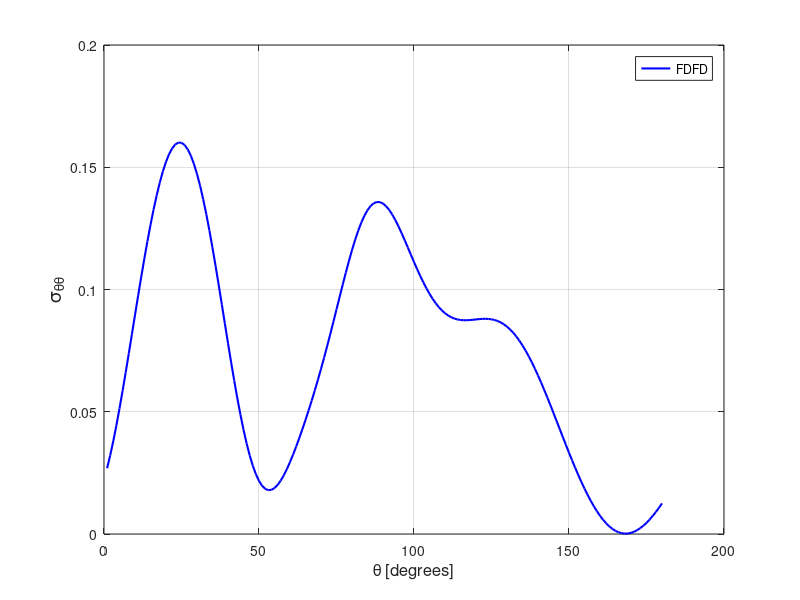

Recreate this plot in MATLAB.
stt = [ 
    1  0.26906492E-01
    2  0.32169852E-01
    3  0.38048882E-01
    4  0.44465769E-01
    5  0.51339399E-01
    6  0.58586251E-01
    7  0.66120297E-01
    8  0.73855720E-01
    9  0.81705131E-01
   10  0.89582086E-01
   11  0.97400285E-01
   12  0.10507590E+00
   13  0.11252639E+00
   14  0.11967286E+00
   15  0.12643962E+00
   16  0.13275400E+00
   17  0.13854916E+00
   18  0.14376228E+00
   19  0.14833638E+00
   20  0.15222095E+00
   21  0.15537189E+00
   22  0.15775155E+00
   23  0.15933119E+00
   24  0.16008855E+00
   25  0.16001044E+00
   26  0.15909287E+00
   27  0.15734035E+00
   28  0.15476765E+00
   29  0.15139863E+00
   30  0.14726651E+00
   31  0.14241505E+00
   32  0.13689834E+00
   33  0.13077846E+00
   34  0.12412787E+00
   35  0.11702662E+00
   36  0.10956339E+00
   37  0.10183187E+00
   38  0.93933336E-01
   39  0.85971162E-01
   40  0.78051135E-01
   41  0.70279114E-01
   42  0.62759154E-01
   43  0.55590332E-01
   44  0.48866201E-01
   45  0.42670391E-01
   46  0.37076581E-01
   47  0.32144487E-01
   48  0.27920077E-01
   49  0.24434350E-01
   50  0.21702148E-01
   51  0.19721486E-01
   52  0.18476356E-01
   53  0.17935922E-01
   54  0.18057398E-01
   55  0.18787883E-01
   56  0.20067548E-01
   57  0.21832649E-01
   58  0.24018135E-01
   59  0.26560767E-01
   60  0.29403049E-01
   61  0.32493331E-01
   62  0.35789844E-01
   63  0.39259717E-01
   64  0.42881303E-01
   65  0.46641286E-01
   66  0.50535146E-01
   67  0.54564975E-01
   68  0.58734681E-01
   69  0.63052237E-01
   70  0.67521423E-01
   71  0.72141759E-01
   72  0.76906957E-01
   73  0.81798613E-01
   74  0.86791903E-01
   75  0.91848083E-01
   76  0.96919112E-01
   77  0.10194738E+00
   78  0.10686689E+00
   79  0.11160830E+00
   80  0.11609799E+00
   81  0.12026401E+00
   82  0.12403807E+00
   83  0.12735878E+00
   84  0.13017473E+00
   85  0.13244525E+00
   86  0.13414344E+00
   87  0.13525651E+00
   88  0.13578559E+00
   89  0.13574569E+00
   90  0.13516492E+00
   91  0.13408239E+00
   92  0.13254717E+00
   93  0.13061523E+00
   94  0.12834737E+00
   95  0.12580758E+00
   96  0.12306155E+00
   97  0.12017295E+00
   98  0.11720235E+00
   99  0.11420784E+00
  100  0.11124160E+00
  101  0.10835038E+00
  102  0.10557386E+00
  103  0.10294700E+00
  104  0.10049683E+00
  105  0.98244905E-01
  106  0.96206628E-01
  107  0.94391547E-01
  108  0.92804618E-01
  109  0.91445044E-01
  110  0.90308055E-01
  111  0.89384884E-01
  112  0.88663012E-01
  113  0.88126585E-01
  114  0.87757386E-01
  115  0.87534115E-01
  116  0.87433942E-01
  117  0.87432064E-01
  118  0.87503001E-01
  119  0.87619908E-01
  120  0.87756149E-01
  121  0.87884374E-01
  122  0.87978691E-01
  123  0.88013157E-01
  124  0.87963834E-01
  125  0.87808080E-01
  126  0.87525740E-01
  127  0.87097898E-01
  128  0.86508699E-01
  129  0.85745484E-01
  130  0.84796973E-01
  131  0.83656505E-01
  132  0.82318716E-01
  133  0.80781825E-01
  134  0.79047017E-01
  135  0.77117898E-01
  136  0.75000316E-01
  137  0.72702929E-01
  138  0.70236489E-01
  139  0.67613132E-01
  140  0.64847663E-01
  141  0.61955296E-01
  142  0.58953371E-01
  143  0.55859596E-01
  144  0.52692737E-01
  145  0.49471926E-01
  146  0.46217334E-01
  147  0.42948108E-01
  148  0.39684560E-01
  149  0.36445964E-01
  150  0.33251539E-01
  151  0.30120187E-01
  152  0.27069842E-01
  153  0.24118127E-01
  154  0.21281583E-01
  155  0.18575627E-01
  156  0.16014921E-01
  157  0.13612860E-01
  158  0.11381558E-01
  159  0.93318392E-02
  160  0.74733719E-02
  161  0.58143227E-02
  162  0.43612448E-02
  163  0.31194503E-02
  164  0.20926662E-02
  165  0.12830128E-02
  166  0.69131103E-03
  167  0.31671539E-03
  168  0.15695897E-03
  169  0.20842536E-03
  170  0.46612188E-03
  171  0.92374720E-03
  172  0.15739062E-02
  173  0.24080169E-02
  174  0.34166561E-02
  175  0.45895102E-02
  176  0.59156432E-02
  177  0.73835463E-02
  178  0.89813806E-02
  179  0.10697121E-01
  180  0.12518764E-01
  181  0.14434299E-01
  182  0.16432282E-01
  183  0.18501399E-01
  184  0.20631490E-01
  185  0.22812648E-01
  186  0.25036220E-01
  187  0.27294718E-01
  188  0.29581131E-01
  189  0.31890694E-01
  190  0.34218978E-01
  191  0.36563475E-01
  192  0.38922817E-01
  193  0.41297168E-01
  194  0.43687914E-01
  195  0.46097443E-01
  196  0.48529740E-01
  197  0.50989721E-01
  198  0.53483218E-01
  199  0.56016851E-01
  200  0.58598317E-01
  201  0.61234940E-01
  202  0.63935682E-01
  203  0.66708229E-01
  204  0.69560513E-01
  205  0.72500810E-01
  206  0.75536139E-01
  207  0.78672454E-01
  208  0.81915580E-01
  209  0.85269049E-01
  210  0.88735439E-01
  211  0.92315458E-01
  212  0.96008413E-01
  213  0.99810280E-01
  214  0.10371687E+00
  215  0.10772043E+00
  216  0.11181162E+00
  217  0.11597968E+00
  218  0.12021136E+00
  219  0.12449213E+00
  220  0.12880595E+00
  221  0.13313703E+00
  222  0.13746776E+00
  223  0.14178139E+00
  224  0.14606036E+00
  225  0.15029006E+00
  226  0.15445501E+00
  227  0.15854140E+00
  228  0.16253863E+00
  229  0.16643625E+00
  230  0.17022701E+00
  231  0.17390338E+00
  232  0.17746004E+00
  233  0.18089265E+00
  234  0.18419640E+00
  235  0.18736529E+00
  236  0.19039360E+00
  237  0.19327229E+00
  238  0.19598942E+00
  239  0.19853029E+00
  240  0.20087516E+00
  241  0.20300242E+00
  242  0.20488307E+00
  243  0.20648661E+00
  244  0.20777862E+00
  245  0.20872119E+00
  246  0.20927580E+00
  247  0.20940390E+00
  248  0.20906681E+00
  249  0.20823018E+00
  250  0.20686400E+00
  251  0.20494382E+00
  252  0.20245314E+00
  253  0.19938517E+00
  254  0.19574191E+00
  255  0.19153616E+00
  256  0.18679109E+00
  257  0.18154033E+00
  258  0.17582706E+00
  259  0.16970350E+00
  260  0.16322799E+00
  261  0.15646590E+00
  262  0.14948457E+00
  263  0.14235228E+00
  264  0.13513958E+00
  265  0.12791163E+00
  266  0.12073095E+00
  267  0.11365549E+00
  268  0.10673548E+00
  269  0.10001565E+00
  270  0.93533203E-01
  271  0.87319456E-01
  272  0.81400558E-01
  273  0.75797848E-01
  274  0.70530325E-01
  275  0.65615550E-01
  276  0.61071098E-01
  277  0.56917325E-01
  278  0.53177658E-01
  279  0.49879827E-01
  280  0.47057543E-01
  281  0.44748742E-01
  282  0.42998239E-01
  283  0.41855197E-01
  284  0.41372050E-01
  285  0.41604452E-01
  286  0.42607274E-01
  287  0.44434667E-01
  288  0.47136821E-01
  289  0.50756998E-01
  290  0.55330142E-01
  291  0.60881685E-01
  292  0.67422397E-01
  293  0.74950933E-01
  294  0.83450064E-01
  295  0.92886612E-01
  296  0.10321090E+00
  297  0.11435967E+00
  298  0.12625176E+00
  299  0.13879339E+00
  300  0.15187927E+00
  301  0.16539098E+00
  302  0.17920412E+00
  303  0.19318636E+00
  304  0.20720151E+00
  305  0.22111125E+00
  306  0.23477726E+00
  307  0.24806395E+00
  308  0.26084009E+00
  309  0.27297860E+00
  310  0.28436124E+00
  311  0.29487994E+00
  312  0.30443266E+00
  313  0.31292984E+00
  314  0.32029441E+00
  315  0.32645944E+00
  316  0.33136976E+00
  317  0.33498368E+00
  318  0.33726871E+00
  319  0.33821175E+00
  320  0.33780128E+00
  321  0.33604819E+00
  322  0.33296874E+00
  323  0.32859161E+00
  324  0.32295701E+00
  325  0.31611714E+00
  326  0.30813205E+00
  327  0.29907203E+00
  328  0.28901699E+00
  329  0.27805376E+00
  330  0.26627630E+00
  331  0.25378668E+00
  332  0.24068998E+00
  333  0.22709751E+00
  334  0.21312432E+00
  335  0.19888557E+00
  336  0.18449882E+00
  337  0.17008154E+00
  338  0.15575084E+00
  339  0.14161983E+00
  340  0.12779802E+00
  341  0.11439297E+00
  342  0.10150311E+00
  343  0.89223474E-01
  344  0.77640653E-01
  345  0.66832185E-01
  346  0.56869354E-01
  347  0.47812738E-01
  348  0.39712638E-01
  349  0.32611597E-01
  350  0.26540205E-01
  351  0.21519896E-01
  352  0.17561877E-01
  353  0.14667134E-01
  354  0.12827354E-01
  355  0.12024385E-01
  356  0.12231346E-01
  357  0.13412714E-01
  358  0.15525113E-01
  359  0.18517679E-01
  360  0.22332581E-01
 ]; 
plot(stt(1:180,1),stt(1:180,2),'b-','linewidth',1.5 ); 
grid on 
legend('FDFD');
xlabel('\theta [degrees]','FontSize',12);
ylabel('\sigma_{\theta\theta}','FontSize',14);
